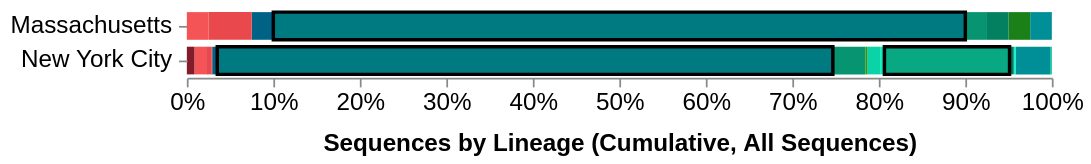

The Vega-Lite source for this figure:
### Vega specification from a JSON file in a GitHub repository (floating-point values rounded to 4 significant figures; data arrays with more than 128 entries replaced by an {"elided": "..."} marker saying what was removed)
{"$schema": "https://vega.github.io/schema/vega/v5.json", "description": "A basic stacked bar chart example.", "width": 500, "padding": 5, "autosize": "pad", "signals": [{"name": "rangeStep", "value": 20}, {"name": "innerPadding", "value": 0.2}, {"name": "outerPadding", "value": 0.1}, {"name": "stackOffset", "value": "normalize"}, {"name": "xLabel", "value": "Sequences by Lineage (Cumulative, All Sequences)"}, {"name": "hoverLocation", "value": null, "on": [{"events": "@yAxisLabels:mouseover!", "update": "{location: datum.value}"}, {"events": "@yAxisLabels:mouseout!", "update": "null"}]}, {"name": "hoverGroup", "value": null, "on": [{"events": "@locationbars:mouseover!", "update": "{group: datum.group}"}, {"events": "@locationbars:mouseout!", "update": "null"}]}, {"name": "height", "update": "yExtent[1]"}, {"name": "clearGroup", "value": true, "comment": "If clicking on anything but a location bar, then clear the selection (by clearing the 'selection' data object)", "on": [{"events": "@yAxisLabels:click", "update": "false", "force": true}, {"events": "mouseup[!event.item]", "update": "true", "force": true}]}, {"name": "clearLocation", "value": true, "comment": "If clicking on anything but a location bar, then clear the selection (by clearing the 'selection' data object)", "on": [{"events": "@locationbars:click", "update": "false", "force": true}, {"events": "mouseup[!event.item]", "update": "true", "force": true}]}, {"name": "shiftGroup", "value": false, "comment": "Track whether or not the shift key is pressed. Used to select multiple locations by holding down shift before clicking", "on": [{"events": "@locationbars:click", "update": "event.shiftKey", "force": true}]}, {"name": "shiftLocation", "value": false, "comment": "Track whether or not the shift key is pressed. Used to select multiple locations by holding down shift before clicking", "on": [{"events": "@yAxisLabels:click", "update": "event.shiftKey", "force": true}]}, {"name": "clickedGroups", "value": null, "comment": "Track clicks on the location bars, for selection purposes", "on": [{"events": "@locationbars:click", "update": "{group: datum.group}", "force": true}]}, {"name": "clickedLocations", "value": null, "on": [{"events": "@yAxisLabels:click", "update": "{location: datum.value}", "force": true}]}], "data": [{"name": "selectedGroups", "values": [{"group": "B.1"}, {"group": "B.1.3"}], "on": [{"trigger": "clearGroup", "remove": true}, {"trigger": "!shiftGroup", "remove": true}, {"trigger": "!shiftGroup && clickedGroups", "insert": "clickedGroups"}, {"trigger": "shiftGroup && clickedGroups", "toggle": "clickedGroups"}]}, {"name": "selectedLocations", "comment": "A list of groups that are selected", "on": [{"trigger": "clearLocation", "remove": true}, {"trigger": "!shiftLocation", "remove": true}, {"trigger": "!shiftLocation && clickedLocations", "insert": "clickedLocations"}, {"trigger": "shiftLocation && clickedLocations", "toggle": "clickedLocations"}]}, {"name": "location_by_group", "format": {"parse": {"location": "string", "group": "string", "cases_sum": "number", "location_counts": "number", "date": "date:'%Q'"}}, "values": {"elided": "195 records"}, "transform": [{"type": "aggregate", "groupby": ["location", "group"], "fields": ["cases_sum", "color"], "ops": ["sum", "max"], "as": ["cases_sum", "color"]}, {"type": "stack", "groupby": ["location"], "sort": {"field": "group"}, "field": "cases_sum", "offset": {"signal": "stackOffset"}}]}, {"name": "location_bars", "source": "location_by_group", "transform": [{"type": "aggregate", "groupby": ["location"]}, {"type": "formula", "as": "span", "expr": "rangeStep * bandspace(1, innerPadding, outerPadding)"}, {"type": "stack", "field": "span"}, {"type": "extent", "field": "y1", "signal": "yExtent"}]}], "scales": [{"name": "yscale", "type": "band", "round": true, "range": {"step": {"signal": "rangeStep"}}, "domain": {"data": "location_bars", "field": "location"}, "paddingInner": {"signal": "innerPadding"}, "paddingOuter": {"signal": "outerPadding"}}, {"name": "xscale", "type": "linear", "range": "width", "nice": true, "zero": true, "domain": {"data": "location_by_group", "field": "y1"}}], "axes": [{"orient": "bottom", "scale": "xscale", "zindex": 1, "labelFontSize": 14, "format": "%", "title": {"signal": "xLabel"}, "titleFontSize": 14, "titlePadding": 10}, {"orient": "left", "scale": "yscale", "domain": false, "zindex": 1, "labelFontSize": 14, "labelLimit": 200, "labelPadding": 4, "encode": {"labels": {"name": "yAxisLabels", "interactive": true, "update": {"opacity": {"value": 1.0}, "fill": [{"test": "!length(data('selectedLocations')) || indata('selectedLocations', 'location', datum.value)", "value": "#000"}, {"value": "#ccc"}]}, "hover": {"opacity": {"value": 0.6}}}}}], "marks": [{"name": "layer0", "type": "group", "encode": {"update": {"width": {"signal": "width"}, "height": {"signal": "height"}}}, "marks": [{"name": "locationbars", "type": "rect", "from": {"data": "location_by_group"}, "encode": {"enter": {"strokeWidth": {"value": 2}, "fill": {"field": "color"}, "tooltip": {"signal": "{title: datum.group, 'Location': datum.location, 'Sequences': datum.cases_sum, 'Total location sequences': datum.location_counts}"}}, "update": {"y": {"scale": "yscale", "field": "location"}, "height": {"scale": "yscale", "band": 1}, "x": {"scale": "xscale", "field": "y1"}, "x2": {"scale": "xscale", "field": "y0"}, "fillOpacity": [{"test": "hoverGroup && hoverGroup.group == datum.group", "value": 0.7}, {"test": "(!length(data('selectedLocations')) || indata('selectedLocations', 'location', datum.location)) && (datum.cases_sum > 0)", "value": 1.0}, {"value": 0.3}], "stroke": [{"test": "hoverGroup && hoverGroup.group == datum.group", "value": "#333"}, {"test": "indata('selectedGroups', 'group', datum.group)", "value": "#000"}, {"value": "transparent"}], "strokeDash": [{"test": "hoverGroup && hoverGroup.group == datum.group", "value": [4, 4]}, {"value": [0, 0]}], "zindex": [{"test": "hoverGroup && hoverGroup.group == datum.group", "value": 4}, {"test": "indata('selectedGroups', 'group', datum.group)", "value": 3}, {"value": 1}]}}}, {"name": "locationbaroutline", "type": "rect", "from": {"data": "location_bars"}, "encode": {"enter": {"fill": {"value": "white"}, "fillOpacity": {"value": 0.3}}, "update": {"y": {"scale": "yscale", "field": "location"}, "height": {"scale": "yscale", "band": 1}, "x": {"scale": "xscale", "value": 0}, "x2": [{"test": "hoverLocation && hoverLocation.location === datum.location", "scale": "xscale", "value": 1}, {"scale": "xscale", "value": 0}], "zindex": [{"test": "hoverLocation && hoverLocation.location === datum.location", "value": 3}, {"value": 0}]}}}]}]}
